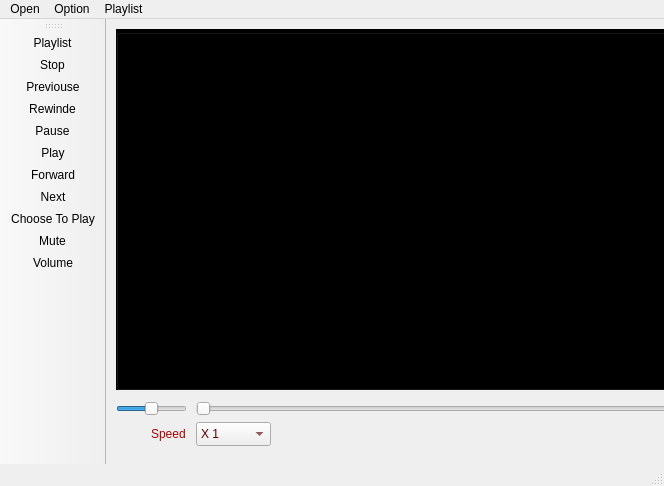
<?xml version="1.0" encoding="UTF-8"?>
<ui version="4.0">
 <class>MainWindow</class>
 <widget class="QMainWindow" name="MainWindow">
  <property name="geometry">
   <rect>
    <x>0</x>
    <y>0</y>
    <width>664</width>
    <height>486</height>
   </rect>
  </property>
  <property name="windowTitle">
   <string>MainWindow</string>
  </property>
  <property name="styleSheet">
   <string notr="true"/>
  </property>
  <widget class="QWidget" name="centralwidget">
   <widget class="QGroupBox" name="groupBox">
    <property name="geometry">
     <rect>
      <x>10</x>
      <y>10</y>
      <width>591</width>
      <height>361</height>
     </rect>
    </property>
    <property name="styleSheet">
     <string notr="true">background-color: rgb(0, 0, 0);</string>
    </property>
    <property name="title">
     <string/>
    </property>
   </widget>
   <widget class="QPushButton" name="pushButton">
    <property name="geometry">
     <rect>
      <x>570</x>
      <y>400</y>
      <width>31</width>
      <height>31</height>
     </rect>
    </property>
    <property name="styleSheet">
     <string notr="true"/>
    </property>
    <property name="text">
     <string/>
    </property>
    <property name="icon">
     <iconset resource="res.qrc">
      <normaloff>:/img/Icons/fullscreen.png</normaloff>:/img/Icons/fullscreen.png</iconset>
    </property>
    <property name="iconSize">
     <size>
      <width>25</width>
      <height>25</height>
     </size>
    </property>
   </widget>
   <widget class="QSlider" name="horizontalSlider_2">
    <property name="geometry">
     <rect>
      <x>10</x>
      <y>382</y>
      <width>71</width>
      <height>16</height>
     </rect>
    </property>
    <property name="styleSheet">
     <string notr="true"/>
    </property>
    <property name="maximum">
     <number>100</number>
    </property>
    <property name="value">
     <number>50</number>
    </property>
    <property name="orientation">
     <enum>Qt::Horizontal</enum>
    </property>
   </widget>
   <widget class="QSlider" name="horizontalSlider_3">
    <property name="geometry">
     <rect>
      <x>90</x>
      <y>382</y>
      <width>511</width>
      <height>16</height>
     </rect>
    </property>
    <property name="orientation">
     <enum>Qt::Horizontal</enum>
    </property>
   </widget>
   <widget class="QComboBox" name="comboBox">
    <property name="geometry">
     <rect>
      <x>90</x>
      <y>403</y>
      <width>75</width>
      <height>24</height>
     </rect>
    </property>
    <property name="styleSheet">
     <string notr="true">color: rgb(85, 0, 0);</string>
    </property>
    <item>
     <property name="text">
      <string>X 1</string>
     </property>
    </item>
    <item>
     <property name="text">
      <string>X 0.5</string>
     </property>
    </item>
    <item>
     <property name="text">
      <string>X 2</string>
     </property>
    </item>
   </widget>
   <widget class="QLabel" name="label">
    <property name="geometry">
     <rect>
      <x>45</x>
      <y>407</y>
      <width>55</width>
      <height>16</height>
     </rect>
    </property>
    <property name="styleSheet">
     <string notr="true">color: rgb(170, 0, 0);</string>
    </property>
    <property name="text">
     <string>Speed</string>
    </property>
   </widget>
  </widget>
  <widget class="QMenuBar" name="menubar">
   <property name="geometry">
    <rect>
     <x>0</x>
     <y>0</y>
     <width>664</width>
     <height>25</height>
    </rect>
   </property>
   <widget class="QMenu" name="menuOpen">
    <property name="title">
     <string>Open</string>
    </property>
    <addaction name="actionChoose_To_Play"/>
   </widget>
   <widget class="QMenu" name="menuOption">
    <property name="title">
     <string>Option</string>
    </property>
    <addaction name="actionSetting"/>
   </widget>
   <widget class="QMenu" name="menuPlaylist">
    <property name="title">
     <string>Playlist</string>
    </property>
    <addaction name="actionPlaylist"/>
   </widget>
   <addaction name="menuOpen"/>
   <addaction name="menuOption"/>
   <addaction name="menuPlaylist"/>
  </widget>
  <widget class="QStatusBar" name="statusbar"/>
  <widget class="QToolBar" name="toolBar">
   <property name="sizePolicy">
    <sizepolicy hsizetype="Fixed" vsizetype="Preferred">
     <horstretch>0</horstretch>
     <verstretch>0</verstretch>
    </sizepolicy>
   </property>
   <property name="maximumSize">
    <size>
     <width>500</width>
     <height>500</height>
    </size>
   </property>
   <property name="windowTitle">
    <string>toolBar</string>
   </property>
   <attribute name="toolBarArea">
    <enum>LeftToolBarArea</enum>
   </attribute>
   <attribute name="toolBarBreak">
    <bool>false</bool>
   </attribute>
   <addaction name="actionPlaylist"/>
   <addaction name="actionStop"/>
   <addaction name="actionPreviouse"/>
   <addaction name="actionRewinde"/>
   <addaction name="actionPause"/>
   <addaction name="actionPlay"/>
   <addaction name="actionForward"/>
   <addaction name="actionNext"/>
   <addaction name="actionChoose_To_Play"/>
   <addaction name="actionMute"/>
   <addaction name="actionVolume"/>
  </widget>
  <action name="actionChoose_To_Play">
   <property name="icon">
    <iconset resource="resouces.qrc">
     <normaloff>:/images/Icons/Open.png</normaloff>:/images/Icons/Open.png</iconset>
   </property>
   <property name="text">
    <string>Choose To Play</string>
   </property>
   <property name="toolTip">
    <string>Open A Video</string>
   </property>
  </action>
  <action name="actionStop">
   <property name="icon">
    <iconset resource="resouces.qrc">
     <normaloff>:/images/Icons/Stop.png</normaloff>:/images/Icons/Stop.png</iconset>
   </property>
   <property name="text">
    <string>Stop</string>
   </property>
   <property name="toolTip">
    <string>Stop</string>
   </property>
  </action>
  <action name="actionPreviouse">
   <property name="icon">
    <iconset resource="resouces.qrc">
     <normaloff>:/images/Icons/Previous.png</normaloff>:/images/Icons/Previous.png</iconset>
   </property>
   <property name="text">
    <string>Previouse</string>
   </property>
   <property name="toolTip">
    <string>Previouse</string>
   </property>
  </action>
  <action name="actionRewinde">
   <property name="icon">
    <iconset resource="resouces.qrc">
     <normaloff>:/images/Icons/Rewind.png</normaloff>:/images/Icons/Rewind.png</iconset>
   </property>
   <property name="text">
    <string>Rewinde</string>
   </property>
   <property name="toolTip">
    <string>Rewinde</string>
   </property>
  </action>
  <action name="actionPause">
   <property name="icon">
    <iconset resource="resouces.qrc">
     <normaloff>:/images/Icons/pause.png</normaloff>:/images/Icons/pause.png</iconset>
   </property>
   <property name="text">
    <string>Pause</string>
   </property>
   <property name="toolTip">
    <string>Pause</string>
   </property>
  </action>
  <action name="actionPlay">
   <property name="icon">
    <iconset resource="resouces.qrc">
     <normaloff>:/images/Icons/Play.png</normaloff>:/images/Icons/Play.png</iconset>
   </property>
   <property name="text">
    <string>Play</string>
   </property>
   <property name="toolTip">
    <string>Play</string>
   </property>
  </action>
  <action name="actionForward">
   <property name="icon">
    <iconset resource="resouces.qrc">
     <normaloff>:/images/Icons/Forward.png</normaloff>:/images/Icons/Forward.png</iconset>
   </property>
   <property name="text">
    <string>Forward</string>
   </property>
   <property name="toolTip">
    <string>Forward</string>
   </property>
  </action>
  <action name="actionNext">
   <property name="icon">
    <iconset resource="resouces.qrc">
     <normaloff>:/images/Icons/Next.png</normaloff>:/images/Icons/Next.png</iconset>
   </property>
   <property name="text">
    <string>Next</string>
   </property>
   <property name="toolTip">
    <string>Next</string>
   </property>
  </action>
  <action name="actionPlaylist">
   <property name="icon">
    <iconset resource="resouces.qrc">
     <normaloff>:/images/Icons/Playlist.png</normaloff>:/images/Icons/Playlist.png</iconset>
   </property>
   <property name="text">
    <string>Playlist</string>
   </property>
   <property name="toolTip">
    <string>Playlist</string>
   </property>
  </action>
  <action name="actionMute">
   <property name="icon">
    <iconset resource="resouces.qrc">
     <normaloff>:/images/Icons/Mute.png</normaloff>:/images/Icons/Mute.png</iconset>
   </property>
   <property name="text">
    <string>Mute</string>
   </property>
   <property name="toolTip">
    <string>Mute</string>
   </property>
  </action>
  <action name="actionVolume">
   <property name="icon">
    <iconset resource="resouces.qrc">
     <normaloff>:/images/Icons/Volume.png</normaloff>:/images/Icons/Volume.png</iconset>
   </property>
   <property name="text">
    <string>Volume</string>
   </property>
   <property name="toolTip">
    <string>Volume</string>
   </property>
  </action>
  <action name="actionSetting">
   <property name="icon">
    <iconset resource="Icons/reso.qrc">
     <normaloff>:/ima/setting.png</normaloff>:/ima/setting.png</iconset>
   </property>
   <property name="text">
    <string>Setting</string>
   </property>
   <property name="toolTip">
    <string>Setting</string>
   </property>
  </action>
 </widget>
 <resources>
  <include location="res.qrc"/>
  <include location="Icons/reso.qrc"/>
  <include location="resouces.qrc"/>
 </resources>
 <connections/>
</ui>
